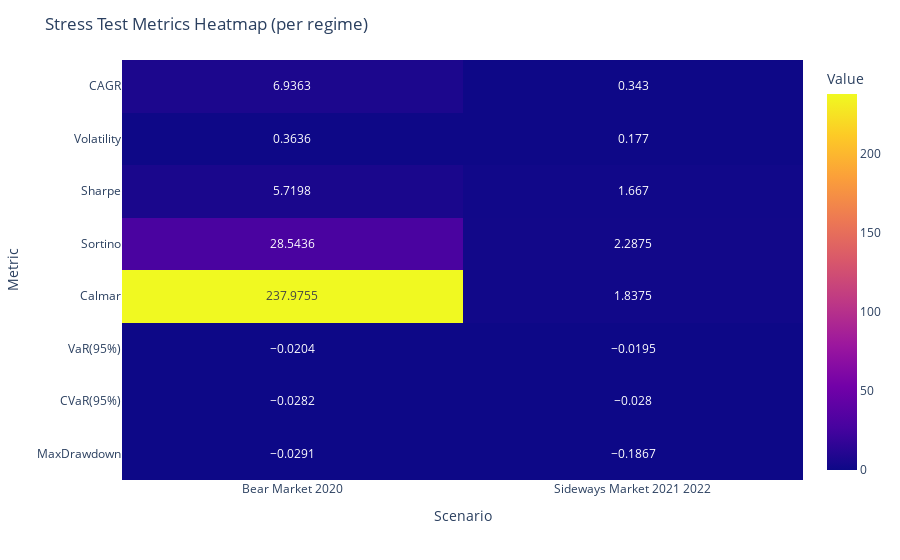

Notebook cell for this chart:
### Code cell
fig = px.imshow(summary.T, text_auto=True, aspect="auto",
                labels=dict(x="Scenario", y="Metric", color="Value"))
fig.update_layout(title_text="Stress Test Metrics Heatmap (per regime)")
fig.show()

### Figure 1 — Plotly figure (JSON) as saved in the notebook; plotly's stock layout.template omitted (floating-point values rounded to 4 significant figures)
{"data": [{"coloraxis": "coloraxis", "hovertemplate": "Scenario: %{x}<br>Metric: %{y}<br>Value: %{z}<extra></extra>", "name": "0", "texttemplate": "%{z}", "type": "heatmap", "x": ["Bear Market 2020", "Sideways Market 2021 2022"], "xaxis": "x", "y": ["CAGR", "Volatility", "Sharpe", "Sortino", "Calmar", "VaR(95%)", "CVaR(95%)", "MaxDrawdown"], "yaxis": "y", "z": [[6.936, 0.343], [0.3636, 0.177], [5.72, 1.667], [28.54, 2.288], [238.0, 1.837], [-0.0204, -0.0195], [-0.0282, -0.028], [-0.0291, -0.1867]]}], "layout": {"coloraxis": {"colorbar": {"title": {"text": "Value"}}, "colorscale": [[0, "#0d0887"], [0.1111, "#46039f"], [0.2222, "#7201a8"], [0.3333, "#9c179e"], [0.4444, "#bd3786"], [0.5556, "#d8576b"], [0.6667, "#ed7953"], [0.7778, "#fb9f3a"], [0.8889, "#fdca26"], [1, "#f0f921"]]}, "margin": {"t": 60}, "title": {"text": "Stress Test Metrics Heatmap (per regime)"}, "xaxis": {"anchor": "y", "domain": [0, 1], "title": {"text": "Scenario"}}, "yaxis": {"anchor": "x", "autorange": "reversed", "domain": [0, 1], "title": {"text": "Metric"}}}}
